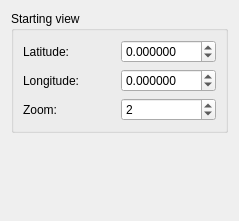
<ui version="4.0" >
 <class>ViewPreferencesPage</class>
 <widget class="QWidget" name="ViewPreferencesPage" >
  <property name="geometry" >
   <rect>
    <x>0</x>
    <y>0</y>
    <width>239</width>
    <height>221</height>
   </rect>
  </property>
  <property name="windowTitle" >
   <string>Form</string>
  </property>
  <layout class="QVBoxLayout" name="verticalLayout" >
   <item>
    <widget class="QGroupBox" name="groupBox" >
     <property name="title" >
      <string>Starting view</string>
     </property>
     <layout class="QGridLayout" name="gridLayout" >
      <item row="0" column="0" >
       <widget class="QLabel" name="label" >
        <property name="text" >
         <string>Latitude:</string>
        </property>
       </widget>
      </item>
      <item row="0" column="1" >
       <widget class="QDoubleSpinBox" name="latSpin" >
        <property name="decimals" >
         <number>6</number>
        </property>
        <property name="minimum" >
         <double>-90.000000000000000</double>
        </property>
        <property name="maximum" >
         <double>90.000000000000000</double>
        </property>
       </widget>
      </item>
      <item row="1" column="0" >
       <widget class="QLabel" name="label_2" >
        <property name="text" >
         <string>Longitude:</string>
        </property>
       </widget>
      </item>
      <item row="1" column="1" >
       <widget class="QDoubleSpinBox" name="lonSpin" >
        <property name="decimals" >
         <number>6</number>
        </property>
        <property name="minimum" >
         <double>-180.000000000000000</double>
        </property>
        <property name="maximum" >
         <double>180.000000000000000</double>
        </property>
       </widget>
      </item>
      <item row="2" column="0" >
       <widget class="QLabel" name="label_3" >
        <property name="text" >
         <string>Zoom:</string>
        </property>
       </widget>
      </item>
      <item row="2" column="1" >
       <widget class="QSpinBox" name="zoomSpin" >
        <property name="maximum" >
         <number>17</number>
        </property>
        <property name="value" >
         <number>2</number>
        </property>
       </widget>
      </item>
     </layout>
    </widget>
   </item>
   <item>
    <spacer name="verticalSpacer" >
     <property name="orientation" >
      <enum>Qt::Vertical</enum>
     </property>
     <property name="sizeHint" stdset="0" >
      <size>
       <width>20</width>
       <height>40</height>
      </size>
     </property>
    </spacer>
   </item>
  </layout>
 </widget>
 <resources/>
 <connections/>
</ui>
